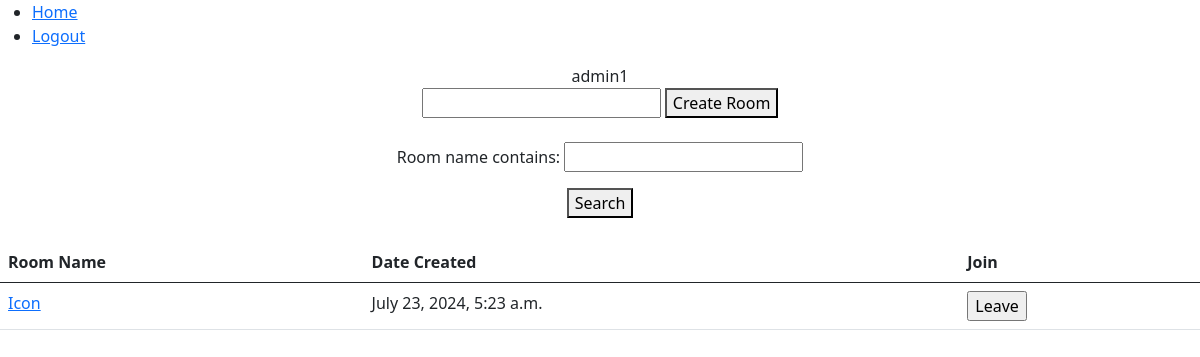
Page / (signed in) on the earlier database version.
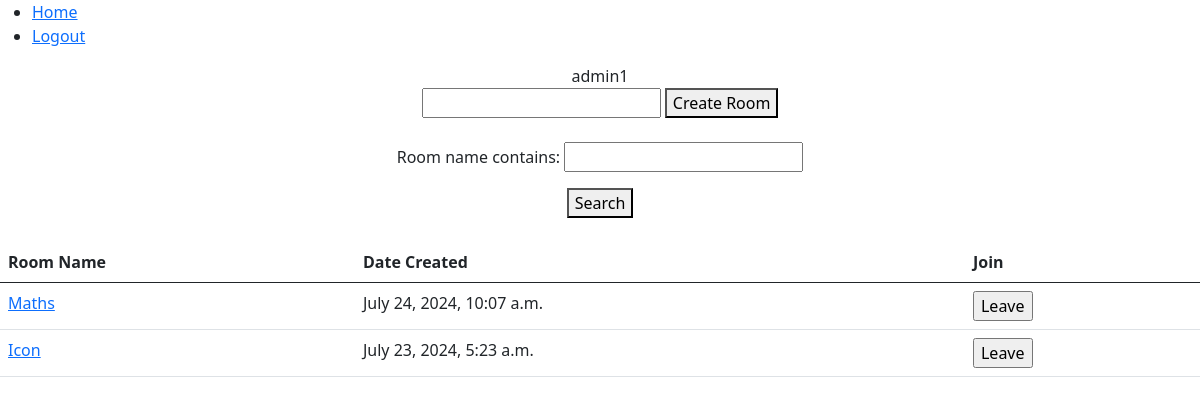
Same page on the later database version.
### chatapp/models.py (models this page shows, shortened)
class Room(models.Model):
    room_name = models.CharField(max_length=150, unique=True, primary_key=True)
    avatar = ResizedImageField(quality=70, upload_to='media/room', blank=True, null=True)
    members = models.ManyToManyField(Profile, blank=True)
    created_at = models.DateTimeField(auto_now_add=True)

### chatapp/views.py (the view)
# urls.py: 2. Add a URL to urlpatterns:  path('', views.home, name='home')
@login_required(login_url='signin')
def home(request):
    if request.method == 'POST':
        room_name = str(request.POST['room']).lower()
        user = request.user
        room = Room.objects.create(room_name=room_name, user=user)
        messages.info(request, 'room created')
        return redirect('home')
    form = RoomForm()
    room_filter = RoomFilter(request.GET, queryset=Room.objects.all())
    context = {
        "form": form,
        'filter': room_filter,
    }
    return render(request, 'home.html', context)

### chatapp/forms.py
class RoomForm(forms.Form):
    room_name = forms.CharField(max_length=50, required=True, widget=forms.TextInput(attrs={"placeholder":"create or join room"}))

### chatapp/templates/home.html (shortened to what this page needs)
{% include 'base.html' %}
{% load static %}
{% block content %}
<center>
    {{ request.user.username }}
    <form action="{% url 'create_room' %}" method="post">
        <input name="room_name" type="text" required minlength="3">
        <button type="submit">Create Room</button>
    </form>
    <form method="get">
        {{ filter.form.as_p }}
        <button type=submit">Search</button>
    </form>
    <table class="table">
        <thead>
            <tr>
                <th scope="col">Room Name</th>
                <th scope="col">Date Created</th>
                <th scope="col">Join</th>
            </tr>
        </thead>
        <tbody>
            {% for obj in filter.qs reversed %}
            <tr>
                <td> <a href="{% url 'chat' obj.room_name %}"> {{ obj.room_name }} </a></td>
                <td>{{ obj.created_at }}</td>
                <td>
                    <form action="{% url 'joinroom' %}" method="post">
                        {% if request.user.profile in obj.members.all %}
                        <input type="submit" value="Leave">
                        {% else %}
                        <input type="submit" value="Join">
                        {% endif %}
                    </form>
                </td>
            </tr>
            {% endfor %}
        </tbody>
    </table>
</center>
{% endblock %}

### chatapp/templates/base.html (shortened to what this page needs)
{% load static %}
<!DOCTYPE html>
<html lang="en">
<head>
    <link href="https://cdn.jsdelivr.net/npm/bootstrap@5.0.2/dist/css/bootstrap.min.css" rel="stylesheet"
>
</head>
<body>
    <nav>
        <ul>
            <li>
                <a href="/">Home</a>
            </li>
            <li>
                <a href="{% url 'signout' %}">Logout</a>
            </li>
        </ul>
    </nav>
</body>
</html>

Differences in the rows shown:
added Room: room_name "Maths", created_at "July 24, 2024, 10:07 a.m."
